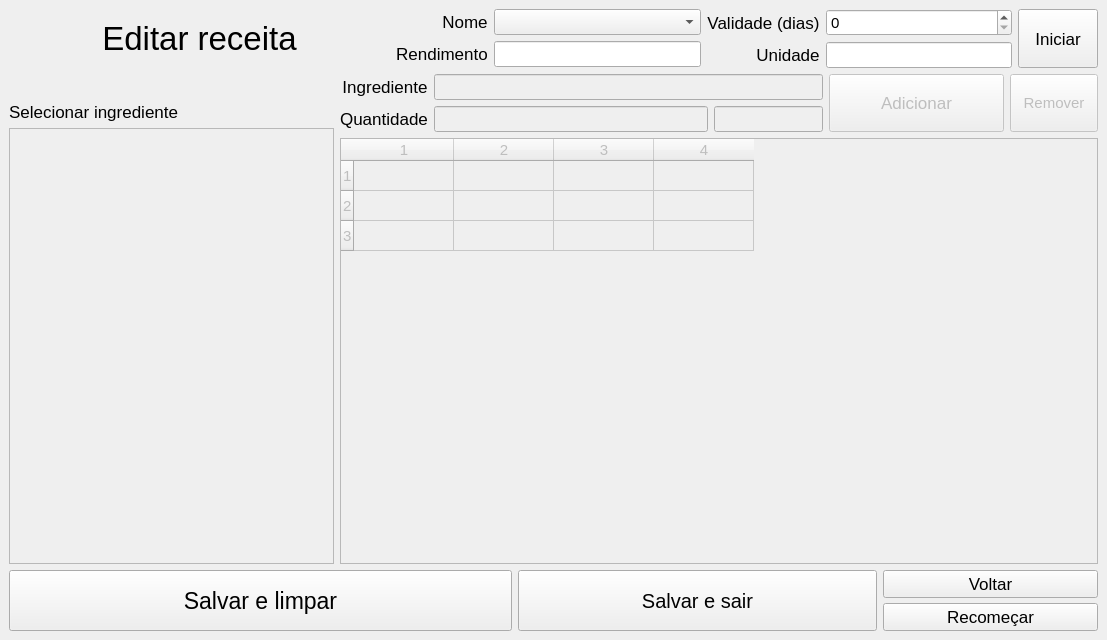
<?xml version="1.0" encoding="UTF-8"?>
<ui version="4.0">
 <class>MainWindow</class>
 <widget class="QMainWindow" name="MainWindow">
  <property name="geometry">
   <rect>
    <x>0</x>
    <y>0</y>
    <width>1107</width>
    <height>640</height>
   </rect>
  </property>
  <property name="windowTitle">
   <string>MainWindow</string>
  </property>
  <widget class="QWidget" name="centralwidget">
   <layout class="QVBoxLayout" name="verticalLayout_2">
    <item>
     <layout class="QHBoxLayout" name="horizontalLayout_2" stretch="5,4,4,1">
      <item>
       <layout class="QHBoxLayout" name="lay_hori_titulo">
        <property name="spacing">
         <number>2</number>
        </property>
        <property name="sizeConstraint">
         <enum>QLayout::SetDefaultConstraint</enum>
        </property>
        <item>
         <widget class="QLabel" name="lbl_titulo">
          <property name="font">
           <font>
            <pointsize>25</pointsize>
           </font>
          </property>
          <property name="text">
           <string>Editar receita</string>
          </property>
          <property name="alignment">
           <set>Qt::AlignCenter</set>
          </property>
         </widget>
        </item>
       </layout>
      </item>
      <item>
       <layout class="QFormLayout" name="formLayout">
        <property name="labelAlignment">
         <set>Qt::AlignRight|Qt::AlignTrailing|Qt::AlignVCenter</set>
        </property>
        <item row="0" column="0">
         <widget class="QLabel" name="lbl_nome">
          <property name="sizePolicy">
           <sizepolicy hsizetype="Minimum" vsizetype="Minimum">
            <horstretch>0</horstretch>
            <verstretch>2</verstretch>
           </sizepolicy>
          </property>
          <property name="font">
           <font>
            <pointsize>13</pointsize>
           </font>
          </property>
          <property name="text">
           <string>Nome</string>
          </property>
          <property name="alignment">
           <set>Qt::AlignCenter</set>
          </property>
         </widget>
        </item>
        <item row="1" column="0">
         <widget class="QLabel" name="lbl_rendimento">
          <property name="sizePolicy">
           <sizepolicy hsizetype="Minimum" vsizetype="Minimum">
            <horstretch>0</horstretch>
            <verstretch>2</verstretch>
           </sizepolicy>
          </property>
          <property name="font">
           <font>
            <pointsize>13</pointsize>
           </font>
          </property>
          <property name="text">
           <string>Rendimento</string>
          </property>
          <property name="alignment">
           <set>Qt::AlignCenter</set>
          </property>
         </widget>
        </item>
        <item row="1" column="1">
         <widget class="QLineEdit" name="txt_rendimento">
          <property name="sizePolicy">
           <sizepolicy hsizetype="Expanding" vsizetype="Maximum">
            <horstretch>0</horstretch>
            <verstretch>2</verstretch>
           </sizepolicy>
          </property>
          <property name="font">
           <font>
            <pointsize>11</pointsize>
           </font>
          </property>
         </widget>
        </item>
        <item row="0" column="1">
         <widget class="QComboBox" name="combo_nomes">
          <property name="font">
           <font>
            <pointsize>11</pointsize>
           </font>
          </property>
         </widget>
        </item>
       </layout>
      </item>
      <item>
       <layout class="QFormLayout" name="formLayout_2">
        <property name="labelAlignment">
         <set>Qt::AlignRight|Qt::AlignTrailing|Qt::AlignVCenter</set>
        </property>
        <item row="0" column="0">
         <widget class="QLabel" name="lbl_validade">
          <property name="sizePolicy">
           <sizepolicy hsizetype="Minimum" vsizetype="Minimum">
            <horstretch>0</horstretch>
            <verstretch>2</verstretch>
           </sizepolicy>
          </property>
          <property name="font">
           <font>
            <pointsize>13</pointsize>
           </font>
          </property>
          <property name="text">
           <string>Validade (dias)</string>
          </property>
          <property name="alignment">
           <set>Qt::AlignCenter</set>
          </property>
         </widget>
        </item>
        <item row="1" column="0">
         <widget class="QLabel" name="lbl_unidade">
          <property name="sizePolicy">
           <sizepolicy hsizetype="Minimum" vsizetype="Minimum">
            <horstretch>0</horstretch>
            <verstretch>2</verstretch>
           </sizepolicy>
          </property>
          <property name="font">
           <font>
            <pointsize>13</pointsize>
           </font>
          </property>
          <property name="text">
           <string>Unidade</string>
          </property>
          <property name="alignment">
           <set>Qt::AlignCenter</set>
          </property>
         </widget>
        </item>
        <item row="1" column="1">
         <widget class="QLineEdit" name="txt_unidade_receita">
          <property name="sizePolicy">
           <sizepolicy hsizetype="Expanding" vsizetype="Maximum">
            <horstretch>0</horstretch>
            <verstretch>2</verstretch>
           </sizepolicy>
          </property>
          <property name="font">
           <font>
            <pointsize>11</pointsize>
           </font>
          </property>
         </widget>
        </item>
        <item row="0" column="1">
         <widget class="QSpinBox" name="spin_validade">
          <property name="font">
           <font>
            <pointsize>11</pointsize>
           </font>
          </property>
         </widget>
        </item>
       </layout>
      </item>
      <item>
       <widget class="QPushButton" name="btn_iniciar">
        <property name="sizePolicy">
         <sizepolicy hsizetype="Minimum" vsizetype="Minimum">
          <horstretch>0</horstretch>
          <verstretch>0</verstretch>
         </sizepolicy>
        </property>
        <property name="font">
         <font>
          <pointsize>13</pointsize>
         </font>
        </property>
        <property name="text">
         <string>Iniciar</string>
        </property>
       </widget>
      </item>
     </layout>
    </item>
    <item>
     <layout class="QHBoxLayout" name="horizontalLayout_4" stretch="3,7">
      <item>
       <layout class="QVBoxLayout" name="verticalLayout" stretch="1,9">
        <item>
         <widget class="QLabel" name="lbl_ingredientes">
          <property name="sizePolicy">
           <sizepolicy hsizetype="Minimum" vsizetype="Minimum">
            <horstretch>0</horstretch>
            <verstretch>2</verstretch>
           </sizepolicy>
          </property>
          <property name="font">
           <font>
            <pointsize>13</pointsize>
           </font>
          </property>
          <property name="text">
           <string>Selecionar ingrediente</string>
          </property>
          <property name="alignment">
           <set>Qt::AlignBottom|Qt::AlignLeading|Qt::AlignLeft</set>
          </property>
         </widget>
        </item>
        <item>
         <widget class="QListWidget" name="list_ingredientes">
          <property name="enabled">
           <bool>false</bool>
          </property>
          <property name="font">
           <font>
            <pointsize>11</pointsize>
           </font>
          </property>
         </widget>
        </item>
       </layout>
      </item>
      <item>
       <layout class="QVBoxLayout" name="verticalLayout_3">
        <item>
         <layout class="QHBoxLayout" name="horizontalLayout_3" stretch="11,4,2">
          <item>
           <layout class="QFormLayout" name="formLayout_3">
            <property name="labelAlignment">
             <set>Qt::AlignRight|Qt::AlignTrailing|Qt::AlignVCenter</set>
            </property>
            <item row="0" column="0">
             <widget class="QLabel" name="lbl_ingrediente">
              <property name="sizePolicy">
               <sizepolicy hsizetype="Minimum" vsizetype="Minimum">
                <horstretch>0</horstretch>
                <verstretch>2</verstretch>
               </sizepolicy>
              </property>
              <property name="font">
               <font>
                <pointsize>13</pointsize>
               </font>
              </property>
              <property name="text">
               <string>Ingrediente</string>
              </property>
              <property name="alignment">
               <set>Qt::AlignCenter</set>
              </property>
              <property name="buddy">
               <cstring>txt_ingrediente</cstring>
              </property>
             </widget>
            </item>
            <item row="0" column="1">
             <widget class="QLineEdit" name="txt_ingrediente">
              <property name="enabled">
               <bool>false</bool>
              </property>
              <property name="sizePolicy">
               <sizepolicy hsizetype="Expanding" vsizetype="Maximum">
                <horstretch>0</horstretch>
                <verstretch>2</verstretch>
               </sizepolicy>
              </property>
              <property name="font">
               <font>
                <pointsize>11</pointsize>
               </font>
              </property>
             </widget>
            </item>
            <item row="1" column="0">
             <widget class="QLabel" name="lbl_quantidade">
              <property name="sizePolicy">
               <sizepolicy hsizetype="Minimum" vsizetype="Minimum">
                <horstretch>0</horstretch>
                <verstretch>2</verstretch>
               </sizepolicy>
              </property>
              <property name="font">
               <font>
                <pointsize>13</pointsize>
               </font>
              </property>
              <property name="text">
               <string>Quantidade</string>
              </property>
              <property name="alignment">
               <set>Qt::AlignCenter</set>
              </property>
             </widget>
            </item>
            <item row="1" column="1">
             <layout class="QHBoxLayout" name="horizontalLayout_5" stretch="5,2">
              <item>
               <widget class="QLineEdit" name="txt_quantidade">
                <property name="enabled">
                 <bool>false</bool>
                </property>
                <property name="font">
                 <font>
                  <pointsize>11</pointsize>
                 </font>
                </property>
               </widget>
              </item>
              <item>
               <widget class="QLineEdit" name="txt_unidade_ingred">
                <property name="enabled">
                 <bool>false</bool>
                </property>
                <property name="font">
                 <font>
                  <pointsize>11</pointsize>
                 </font>
                </property>
               </widget>
              </item>
             </layout>
            </item>
           </layout>
          </item>
          <item>
           <widget class="QPushButton" name="btn_adicionar">
            <property name="enabled">
             <bool>false</bool>
            </property>
            <property name="sizePolicy">
             <sizepolicy hsizetype="Minimum" vsizetype="Minimum">
              <horstretch>0</horstretch>
              <verstretch>0</verstretch>
             </sizepolicy>
            </property>
            <property name="font">
             <font>
              <pointsize>13</pointsize>
             </font>
            </property>
            <property name="text">
             <string>Adicionar</string>
            </property>
           </widget>
          </item>
          <item>
           <widget class="QPushButton" name="btn_remover">
            <property name="enabled">
             <bool>false</bool>
            </property>
            <property name="sizePolicy">
             <sizepolicy hsizetype="Minimum" vsizetype="Minimum">
              <horstretch>0</horstretch>
              <verstretch>0</verstretch>
             </sizepolicy>
            </property>
            <property name="font">
             <font>
              <pointsize>11</pointsize>
             </font>
            </property>
            <property name="text">
             <string>Remover</string>
            </property>
           </widget>
          </item>
         </layout>
        </item>
        <item>
         <widget class="QTableWidget" name="tb_ingredientes">
          <property name="enabled">
           <bool>false</bool>
          </property>
          <property name="font">
           <font>
            <pointsize>11</pointsize>
           </font>
          </property>
          <property name="rowCount">
           <number>3</number>
          </property>
          <property name="columnCount">
           <number>4</number>
          </property>
          <row/>
          <row/>
          <row/>
          <column/>
          <column/>
          <column/>
          <column/>
         </widget>
        </item>
       </layout>
      </item>
     </layout>
    </item>
    <item>
     <layout class="QHBoxLayout" name="horizontalLayout" stretch="7,5,3">
      <item>
       <widget class="QPushButton" name="btn_salvar_limpar">
        <property name="sizePolicy">
         <sizepolicy hsizetype="Minimum" vsizetype="Minimum">
          <horstretch>0</horstretch>
          <verstretch>0</verstretch>
         </sizepolicy>
        </property>
        <property name="font">
         <font>
          <pointsize>17</pointsize>
         </font>
        </property>
        <property name="text">
         <string>Salvar e limpar</string>
        </property>
       </widget>
      </item>
      <item>
       <widget class="QPushButton" name="btn_salvar_sair">
        <property name="sizePolicy">
         <sizepolicy hsizetype="Minimum" vsizetype="Minimum">
          <horstretch>0</horstretch>
          <verstretch>0</verstretch>
         </sizepolicy>
        </property>
        <property name="font">
         <font>
          <pointsize>15</pointsize>
         </font>
        </property>
        <property name="text">
         <string>Salvar e sair</string>
        </property>
       </widget>
      </item>
      <item>
       <layout class="QHBoxLayout" name="lay_hori_botoes_secundarios" stretch="2">
        <property name="spacing">
         <number>5</number>
        </property>
        <property name="sizeConstraint">
         <enum>QLayout::SetDefaultConstraint</enum>
        </property>
        <item>
         <layout class="QVBoxLayout" name="lay_vert_botoes_cancelar">
          <item>
           <widget class="QPushButton" name="btn_voltar">
            <property name="sizePolicy">
             <sizepolicy hsizetype="Minimum" vsizetype="Minimum">
              <horstretch>0</horstretch>
              <verstretch>0</verstretch>
             </sizepolicy>
            </property>
            <property name="font">
             <font>
              <pointsize>13</pointsize>
             </font>
            </property>
            <property name="text">
             <string>Voltar</string>
            </property>
           </widget>
          </item>
          <item>
           <widget class="QPushButton" name="btn_recomecar">
            <property name="sizePolicy">
             <sizepolicy hsizetype="Minimum" vsizetype="Minimum">
              <horstretch>0</horstretch>
              <verstretch>0</verstretch>
             </sizepolicy>
            </property>
            <property name="font">
             <font>
              <pointsize>13</pointsize>
             </font>
            </property>
            <property name="text">
             <string>Recomeçar</string>
            </property>
           </widget>
          </item>
         </layout>
        </item>
       </layout>
      </item>
     </layout>
    </item>
   </layout>
  </widget>
 </widget>
 <tabstops>
  <tabstop>combo_nomes</tabstop>
  <tabstop>txt_rendimento</tabstop>
  <tabstop>spin_validade</tabstop>
  <tabstop>txt_unidade_receita</tabstop>
  <tabstop>btn_iniciar</tabstop>
  <tabstop>list_ingredientes</tabstop>
  <tabstop>txt_ingrediente</tabstop>
  <tabstop>txt_quantidade</tabstop>
  <tabstop>txt_unidade_ingred</tabstop>
  <tabstop>btn_adicionar</tabstop>
  <tabstop>btn_remover</tabstop>
  <tabstop>tb_ingredientes</tabstop>
  <tabstop>btn_salvar_limpar</tabstop>
  <tabstop>btn_salvar_sair</tabstop>
  <tabstop>btn_voltar</tabstop>
  <tabstop>btn_recomecar</tabstop>
 </tabstops>
 <resources/>
 <connections/>
</ui>
